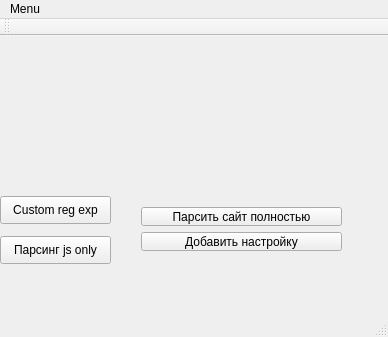
<?xml version="1.0" encoding="UTF-8"?>
<ui version="4.0">
 <class>Parser</class>
 <widget class="QMainWindow" name="Parser">
  <property name="enabled">
   <bool>true</bool>
  </property>
  <property name="geometry">
   <rect>
    <x>0</x>
    <y>0</y>
    <width>388</width>
    <height>337</height>
   </rect>
  </property>
  <property name="windowTitle">
   <string>Parser</string>
  </property>
  <widget class="QWidget" name="centralWidget">
   <widget class="QPushButton" name="pushChromiumWebSerf">
    <property name="geometry">
     <rect>
      <x>0</x>
      <y>200</y>
      <width>111</width>
      <height>28</height>
     </rect>
    </property>
    <property name="text">
     <string>Парсинг js only</string>
    </property>
   </widget>
   <widget class="QWidget" name="layoutWidget">
    <property name="geometry">
     <rect>
      <x>130</x>
      <y>160</y>
      <width>223</width>
      <height>66</height>
     </rect>
    </property>
    <layout class="QVBoxLayout" name="verticalLayout_2">
     <item>
      <layout class="QHBoxLayout" name="horizontalLayout">
       <item>
        <widget class="QPushButton" name="pushParseTarget">
         <property name="text">
          <string>Парсить сайт полностью</string>
         </property>
        </widget>
       </item>
      </layout>
     </item>
     <item>
      <widget class="QPushButton" name="pushAddSetting">
       <property name="text">
        <string>Добавить настройку</string>
       </property>
      </widget>
     </item>
    </layout>
   </widget>
   <widget class="QPushButton" name="pBCustomRegExp">
    <property name="geometry">
     <rect>
      <x>0</x>
      <y>160</y>
      <width>111</width>
      <height>28</height>
     </rect>
    </property>
    <property name="text">
     <string>Custom reg exp</string>
    </property>
   </widget>
  </widget>
  <widget class="QMenuBar" name="menuBar">
   <property name="geometry">
    <rect>
     <x>0</x>
     <y>0</y>
     <width>388</width>
     <height>26</height>
    </rect>
   </property>
   <widget class="QMenu" name="menu">
    <property name="title">
     <string>Menu</string>
    </property>
    <widget class="QMenu" name="menuGlobal_setting">
     <property name="title">
      <string>Global setting</string>
     </property>
     <widget class="QMenu" name="action_query_parameters">
      <property name="title">
       <string>Параметры запросов</string>
      </property>
      <addaction name="action_cookie"/>
     </widget>
     <addaction name="action_query_parameters"/>
    </widget>
    <addaction name="menuGlobal_setting"/>
   </widget>
   <addaction name="menu"/>
  </widget>
  <widget class="QToolBar" name="mainToolBar">
   <attribute name="toolBarArea">
    <enum>TopToolBarArea</enum>
   </attribute>
   <attribute name="toolBarBreak">
    <bool>false</bool>
   </attribute>
  </widget>
  <widget class="QStatusBar" name="statusBar"/>
  <action name="action_cookie">
   <property name="checkable">
    <bool>true</bool>
   </property>
   <property name="text">
    <string>Принимать cookie</string>
   </property>
  </action>
 </widget>
 <layoutdefault spacing="6" margin="11"/>
 <resources/>
 <connections/>
</ui>
